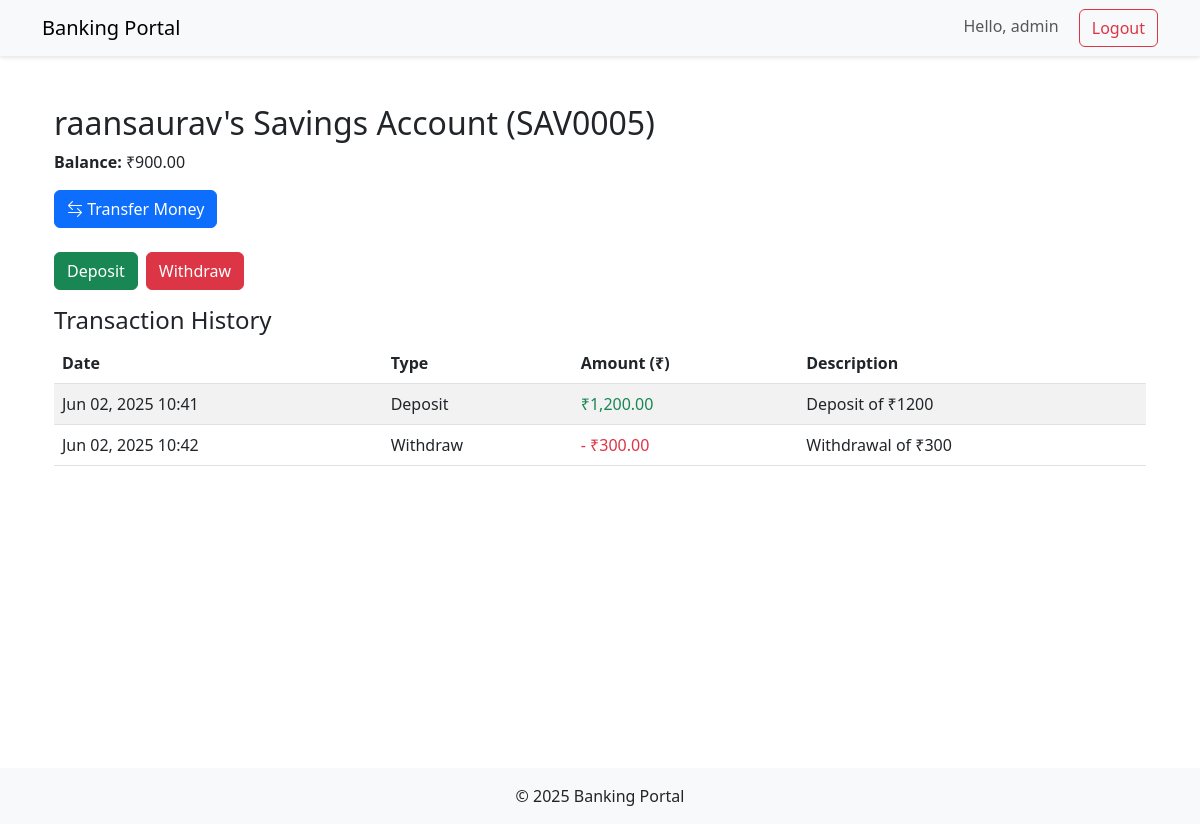
The app's page /bank/accounts/8/ (signed in), older data.
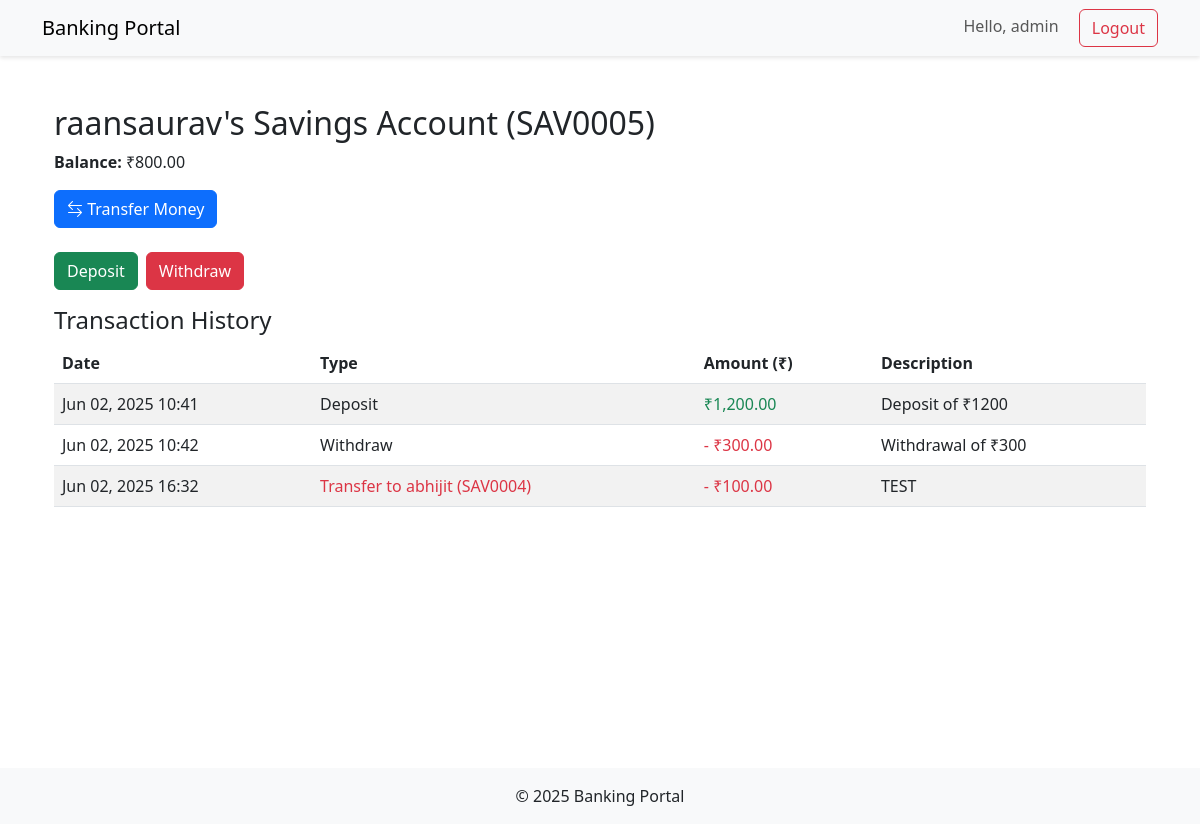
The same page, newer data.
### core/models.py (models this page shows, shortened)
class User(AbstractUser):
    is_approved = models.BooleanField(default=False)
    is_admin = models.BooleanField(default=False)
    kyc_documents = models.FileField(upload_to='kyc/', null=True, blank=True)
    first_name = models.CharField(max_length=30)
    last_name = models.CharField(max_length=30)
    groups = models.ManyToManyField(
        'auth.Group',
        verbose_name='groups',
        blank=True,
        help_text='The groups this user belongs to.',
        related_name="custom_user_set",  # Changed
        related_query_name="user",
    )
    user_permissions = models.ManyToManyField(
        'auth.Permission',
        verbose_name='user permissions',
        blank=True,
        help_text='Specific permissions for this user.',
        related_name="custom_user_set",  # Changed
        related_query_name="user",
    )
    def get_full_name(self):
        return f"{self.first_name} {self.last_name}".strip()

class CustomerAccount(models.Model):
    user = models.ForeignKey(settings.AUTH_USER_MODEL, on_delete=models.CASCADE) #Temporary
    profile = models.ForeignKey(CustomerProfile, on_delete=models.CASCADE, null=True, blank=True)
    name = models.CharField(max_length=100)
    account_number = models.CharField(max_length=10, unique=True)
    balance = models.DecimalField(max_digits=10, decimal_places=2)
    contact = models.CharField(max_length=15, default='N/A')
    ACCOUNT_TYPES = [
        ('Savings', 'Savings'),
        ('Current', 'Current'),
    ]
    account_type = models.CharField(max_length=10, choices=ACCOUNT_TYPES, default='Savings')

class Transaction(models.Model):
    TRANSACTION_TYPES = [
        ('DEPOSIT', 'Deposit'),
        ('WITHDRAW', 'Withdraw'),
        ('TRANSFER_OUT', 'Transfer Out'),
        ('TRANSFER_IN', 'Transfer In'),
    ]
    account = models.ForeignKey(CustomerAccount, on_delete=models.CASCADE, related_name='transactions')
    amount = models.DecimalField(max_digits=10, decimal_places=2)
    transaction_type = models.CharField(max_length=12, choices=TRANSACTION_TYPES)
    timestamp = models.DateTimeField(auto_now_add=True)
    description = models.CharField(max_length=200, blank=True)  # e.g., "Transfer to account X"
    related_account = models.ForeignKey(
        CustomerAccount,
        on_delete=models.SET_NULL,
        null=True,
        blank=True,
        related_name='related_transactions'
    )

### core/views.py (the view)
# urls.py: path('accounts/<int:pk>/', views.account_detail, name='account_detail'),
@login_required()
def account_detail(request, pk):
    account = get_object_or_404(CustomerAccount, pk=pk)
    transfers = account.transactions.filter(
        Q(transaction_type='TRANSFER_OUT') |
        Q(transaction_type='TRANSFER_IN')
    ).order_by('-timestamp')
    return render(request, 'core/account_detail.html', {'account': account, transfers:transfers})

### core/context_processors.py (called while the page is built)
def admin_approvals(request):
    if request.user.is_staff:
        from .models import User, AccountRequest
        return {
            'pending_users': User.objects.filter(is_approved=False).count(),
            'pending_accounts': AccountRequest.objects.filter(is_approved=False).count()
        }
    return {}

### core/templates/core/account_detail.html
{% extends 'base.html' %}
{% load humanize %}
{% block content %}
<div class="container mt-5">
    <h2>{{ account.name }} ({{ account.account_number }})</h2>
    <p><strong>Balance:</strong> ₹{{ account.balance|floatformat:2|intcomma }}</p>
    <div class="d-flex justify-content-between align-items-center mb-4">
        <a href="{% url 'bank:transfer' %}?account={{ account.pk }}" class="btn btn-primary">
            <i class="bi bi-arrow-left-right"></i> Transfer Money
        </a>
    </div>
    <div class="d-flex gap-2 mb-3">
        <a href="{% url 'bank:deposit' account.pk %}" class="btn btn-success">Deposit</a>
        <a href="{% url 'bank:withdraw' account.pk %}" class="btn btn-danger">Withdraw</a>
    </div>
    <h4>Transaction History</h4>
    <table class="table table-striped">
        <thead>
            <tr>
                <th>Date</th>
                <th>Type</th>
                <th>Amount (₹)</th>
                <th>Description</th>
            </tr>
        </thead>
        <tbody>
            {% for tx in account.transactions.all %}
            <tr>
                <td>{{ tx.timestamp|date:"M d, Y H:i" }}</td>
                <td>
                    {% if tx.transaction_type == 'TRANSFER_OUT' %}
                        <span class="text-danger">Transfer to {{ tx.related_account.user.get_full_name|default:tx.related_account.user.username }} ({{ tx.related_account.account_number }})</span>
                    {% elif tx.transaction_type == 'TRANSFER_IN' %}
                        <span class="text-success">Received from {{ tx.related_account.user.get_full_name|default:tx.related_account.user.username }} ({{ tx.related_account.account_number }})</span>
                    {% else %}
                        {{ tx.get_transaction_type_display }}
                    {% endif %}
                </td>
                <td class="{% if tx.transaction_type == 'TRANSFER_IN' or tx.transaction_type == 'DEPOSIT' %}text-success{% else %}text-danger{% endif %}">
                    {% if tx.transaction_type == 'TRANSFER_OUT' or tx.transaction_type == 'WITHDRAW' %}-
                    {% endif %}
                    ₹{{ tx.amount|floatformat:2|intcomma }}
                </td>
                <td>{{ tx.description }}</td>
            </tr>
            {% endfor %}
        </tbody>
    </table>
</div>
{% endblock %}

### core/templates/base.html (shortened to what this page needs)
<!DOCTYPE html>
<html lang="en">
<head>
    <link href="https://cdn.jsdelivr.net/npm/bootstrap@5.3.0/dist/css/bootstrap.min.css" rel="stylesheet">
    <link rel="stylesheet" href="https://cdn.jsdelivr.net/npm/bootstrap-icons@1.10.0/font/bootstrap-icons.css">
</head>
<body>
    <nav class="navbar navbar-expand-lg navbar-custom mb-4">
        <div class="container">
            <a class="navbar-brand" href="{% url 'bank:account_list' %}">Banking Portal</a>
            <div class="ms-auto">
                {% if user.is_authenticated %}
                    <span class="navbar-text me-3">Hello, {{ user.username }}</span>
                    <form action="{% url 'logout' %}" method="post" style="display: inline;">
                        <button type="submit" class="btn btn-outline-danger">Logout</button>
                    </form>
                {% else %}
                    <a href="{% url 'login' %}" class="btn btn-outline-primary me-2">Login</a>
                    <a href="{% url 'register' %}" class="btn btn-primary">Register</a>
                {% endif %}
            </div>
        </div>
    </nav>
    <main class="container">
        {% block content %}{% endblock %}
    </main>
    <footer class="bg-light py-3 mt-4">
        <div class="container text-center">
            <p class="mb-0">© 2025 Banking Portal</p>
        </div>
    </footer>
</body>
</html>

### core/templates/base.html (style rules this page uses)
.navbar-custom { background-color: #f8f9fa; box-shadow: 0 2px 4px rgba(0,0,0,.1); }
main { min-height: 80vh; }

Row changes from the older to the newer data that the page shows:
changed CustomerAccount "raansaurav's Savings Account": balance "900.00" → "800.00"
added Transaction: timestamp "Jun 02, 2025 16:32", related_account.user.get_full_name "abhijit", related_account.account_number "SAV0004", amount "100.00", description "TEST"
